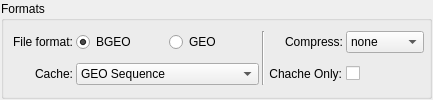
             <widget class="QWidget" name="tab_5">
              <attribute name="title">
               <string>Houdini Geometry</string>
              </attribute>
              <layout class="QVBoxLayout" name="verticalLayout_20">
               <property name="margin">
                <number>1</number>
               </property>
               <item>
                <widget class="QGroupBox" name="groupBox_2">
                 <property name="title">
                  <string>Formats</string>
                 </property>
                 <layout class="QGridLayout" name="gridLayout_9">
                  <property name="leftMargin">
                   <number>9</number>
                  </property>
                  <property name="topMargin">
                   <number>3</number>
                  </property>
                  <property name="rightMargin">
                   <number>5</number>
                  </property>
                  <property name="bottomMargin">
                   <number>3</number>
                  </property>
                  <property name="spacing">
                   <number>3</number>
                  </property>
                  <item row="0" column="2" rowspan="2">
                   <widget class="Line" name="line">
                    <property name="orientation">
                     <enum>Qt::Vertical</enum>
                    </property>
                   </widget>
                  </item>
                  <item row="0" column="4">
                   <widget class="QComboBox" name="compress_cbb">
                    <item>
                     <property name="text">
                      <string>none</string>
                     </property>
                    </item>
                    <item>
                     <property name="text">
                      <string>.gz</string>
                     </property>
                    </item>
                    <item>
                     <property name="text">
                      <string>.sc (H14)</string>
                     </property>
                    </item>
                   </widget>
                  </item>
                  <item row="1" column="4">
                   <widget class="QCheckBox" name="cacheOnly_cbb">
                    <property name="toolTip">
                     <string>&lt;!DOCTYPE HTML PUBLIC &quot;-//W3C//DTD HTML 4.0//EN&quot; &quot;http://www.w3.org/TR/REC-html40/strict.dtd&quot;&gt;
&lt;html&gt;&lt;head&gt;&lt;meta name=&quot;qrichtext&quot; content=&quot;1&quot; /&gt;&lt;style type=&quot;text/css&quot;&gt;
p, li { white-space: pre-wrap; }
&lt;/style&gt;&lt;/head&gt;&lt;body style=&quot; font-family:'MS Shell Dlg 2'; font-size:8.25pt; font-weight:400; font-style:normal;&quot;&gt;
&lt;p style=&quot; margin-top:0px; margin-bottom:0px; margin-left:0px; margin-right:0px; -qt-block-indent:0; text-indent:0px;&quot;&gt;&lt;span style=&quot; font-size:8pt;&quot;&gt;Write GEO and MDD / MDD only&lt;/span&gt;&lt;/p&gt;&lt;/body&gt;&lt;/html&gt;</string>
                    </property>
                    <property name="text">
                     <string/>
                    </property>
                    <property name="checked">
                     <bool>false</bool>
                    </property>
                   </widget>
                  </item>
                  <item row="0" column="0">
                   <widget class="QLabel" name="label_2">
                    <property name="text">
                     <string>File format:</string>
                    </property>
                    <property name="alignment">
                     <set>Qt::AlignRight|Qt::AlignTrailing|Qt::AlignVCenter</set>
                    </property>
                   </widget>
                  </item>
                  <item row="1" column="0">
                   <widget class="QLabel" name="label_6">
                    <property name="text">
                     <string>Cache:</string>
                    </property>
                    <property name="alignment">
                     <set>Qt::AlignRight|Qt::AlignTrailing|Qt::AlignVCenter</set>
                    </property>
                   </widget>
                  </item>
                  <item row="1" column="3">
                   <widget class="QWidget" name="widget_2" native="true">
                    <layout class="QHBoxLayout" name="horizontalLayout_8">
                     <property name="spacing">
                      <number>6</number>
                     </property>
                     <property name="margin">
                      <number>1</number>
                     </property>
                     <item>
                      <widget class="QLabel" name="label_20">
                       <property name="text">
                        <string>Chache Only:</string>
                       </property>
                       <property name="alignment">
                        <set>Qt::AlignRight|Qt::AlignTrailing|Qt::AlignVCenter</set>
                       </property>
                      </widget>
                     </item>
                    </layout>
                   </widget>
                  </item>
                  <item row="1" column="1">
                   <widget class="QComboBox" name="cacheFormat_cbb">
                    <item>
                     <property name="text">
                      <string>GEO Sequence</string>
                     </property>
                    </item>
                    <item>
                     <property name="text">
                      <string>GEO + MDD</string>
                     </property>
                    </item>
                    <item>
                     <property name="text">
                      <string>GEO + Alembic (points only)</string>
                     </property>
                    </item>
                   </widget>
                  </item>
                  <item row="0" column="3">
                   <widget class="QLabel" name="label_16">
                    <property name="text">
                     <string>Compress:</string>
                    </property>
                    <property name="alignment">
                     <set>Qt::AlignRight|Qt::AlignTrailing|Qt::AlignVCenter</set>
                    </property>
                   </widget>
                  </item>
                  <item row="0" column="1">
                   <layout class="QHBoxLayout" name="horizontalLayout_3">
                    <item>
                     <widget class="QRadioButton" name="radioButton">
                      <property name="text">
                       <string>BGEO</string>
                      </property>
                      <property name="checked">
                       <bool>true</bool>
                      </property>
                     </widget>
                    </item>
                    <item>
                     <widget class="QRadioButton" name="radioButton_2">
                      <property name="text">
                       <string>GEO</string>
                      </property>
                     </widget>
                    </item>
                   </layout>
                  </item>
                 </layout>
                </widget>
               </item>
              </layout>
             </widget>
